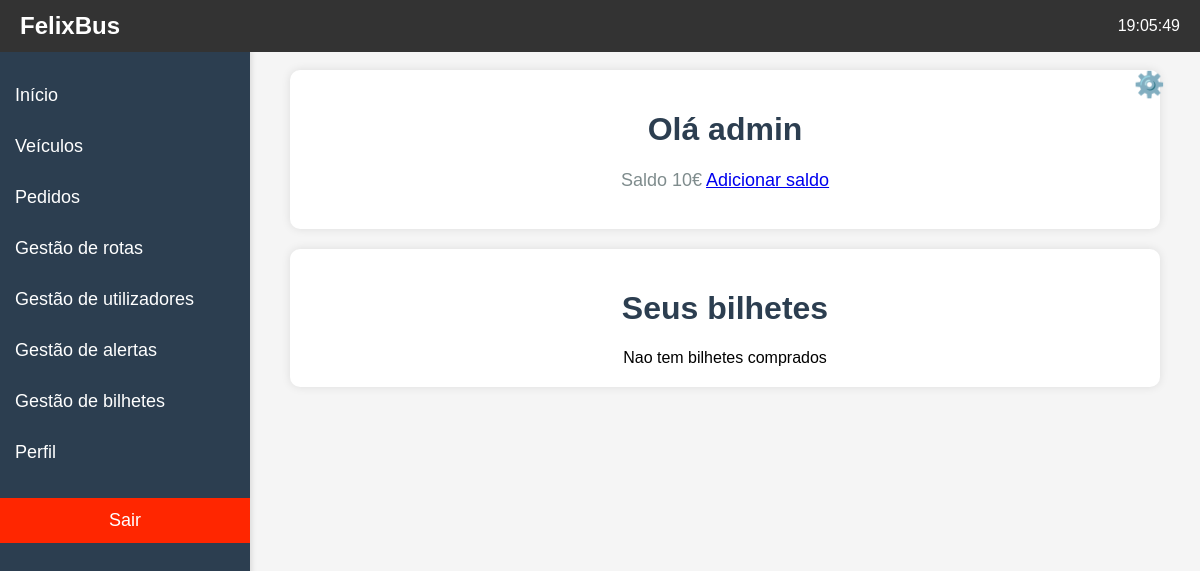
/paginas/perfil.php (signed in), run on an earlier commit of the app's database.
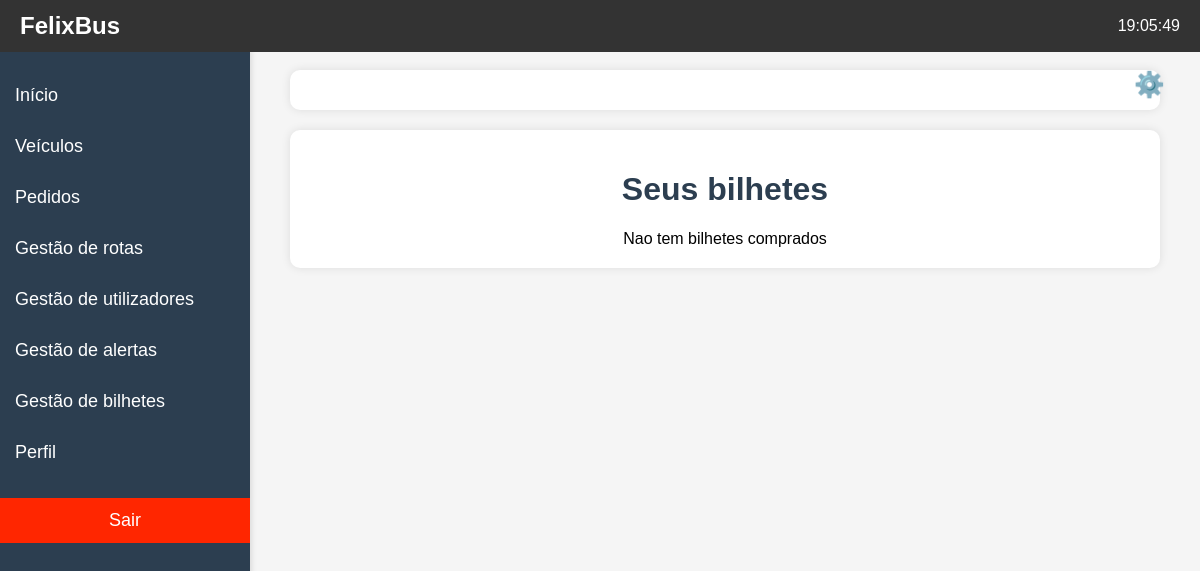
And on a later commit of the database.
### tables this page shows
CREATE TABLE IF NOT EXISTS `users` (
  `Id_User` int(11) NOT NULL AUTO_INCREMENT,
  `Nome` varchar(30) NOT NULL,
  `Email` varchar(64) NOT NULL,
  `Password` varchar(64) NOT NULL,
  `Autenticacao` varchar(45) NOT NULL DEFAULT 'Pendente',
  `TipoUser` int(11) NOT NULL DEFAULT 1,
  `Estado` varchar(15) NOT NULL DEFAULT 'Offline',
  `Saldo` double NOT NULL DEFAULT 0,
  PRIMARY KEY (`Id_User`)
);

### paginas/perfil.php (the view, shortened to what this page needs)
<?php
include("../paginas/menu_layout.php");
?>
<!DOCTYPE html>
<html lang="pt-pt">
<body>
    <span class="settings-icon">
        <a href="../paginas/definicoes.php" title="Definições"> ⚙️
        </a>
    </span>
    <div class="content-Pedidos">
        <div class="card">
            <?php
            $sql = "SELECT * FROM users WHERE Estado ='online'";
            if ($result = mysqli_query($conn, $sql)) {
                if (mysqli_num_rows($result) > 0) {
                    $user = mysqli_fetch_assoc($result);
                    echo "
                <h1> Olá " . $user['Nome'] . "</h1>
                <form method ='POST'>
                    <p>Saldo " . $user['Saldo'] . "€  <a href='../paginas/addSaldoCliente.php?gestaoCarteira=" . $user['Email'] . "'>Adicionar saldo</a></p>
                </form>";
                }
            }
            ?>
        </div>
        <div class="card">
            <h1>Seus bilhetes</h1>
            <?php
            $user = $_SESSION['user'];
            $sql = "SELECT b.*, bc.*, r.*
            FROM bilhetescomprados bc
            INNER JOIN bilhetes b ON bc.id_bilhete = b.id_bilhete
            INNER JOIN rota r ON b.id_rota = r.id_rota
            WHERE bc.id_utilizador_comprador = " . $user['Id_User'] . "
            ORDER BY b.data DESC";
            if ($result = mysqli_query($conn, $sql)) {
                if (mysqli_num_rows($result) > 0) {
                    echo "<div class='resultado-card'>";
                    while ($row = mysqli_fetch_assoc($result)) {
                        echo "<div class='bilhete-card'>";
                        echo "<p>Bilhete comprado ID: " . $row['id_bilheteComprado'] . "</p>";
                        echo "<p>Data do bilhete: " . $row['data'] . "</p>";
                        echo "
                            <div>
                            <p>ID rota: " . $row['id_rota'] . "</p>
                            <p>De: " . $row['origem'] . "</p>
                            <p>Para: " . $row['destino'] . "</p>
                            </div>
                        ";
                        echo "<p>preço Bilhete: " . $row['preco'] . "</p>";
                        echo "<p>Estado do bilhete: " . $row['estado_bilhete'] . "</p>";
                        if ($row['estado_bilhete'] === "Expirado" || $row['estado_bilhete'] === "Cancelado") {
                            echo "<form method='POST'>
                                <button class='eliminar-btn' type='submit' name='eliminarBilhete' value='" . $row['id_bilheteComprado'] . "'>Eliminar Bilhete do perfil</button>
                            </form>";
                        } else {
                            echo "<form method='POST'>
                                <input type='hidden' name='valorAReceber' value='" . $row['preco'] . "'>
                                <button class='reembolsar-btn' type='submit' name='reembolsarBilhete' value='" . $row['id_bilheteComprado'] . "'>Reembolsar bilhete</button>
                            </form>";
                        }
                        echo "</div>";
                    }
                    echo "</div>";
                } else {
                    echo "Nao tem bilhetes comprados";
                }
            }
            ?>
        </div>
    </div>
</body>
</html>

What changed in the data, as far as the page shows it:
no longer on this page (row edited): users: Nome "admin", Saldo "10"
Also different on the page:
text no longer shown: "Olá Saldo € Adicionar saldo"
